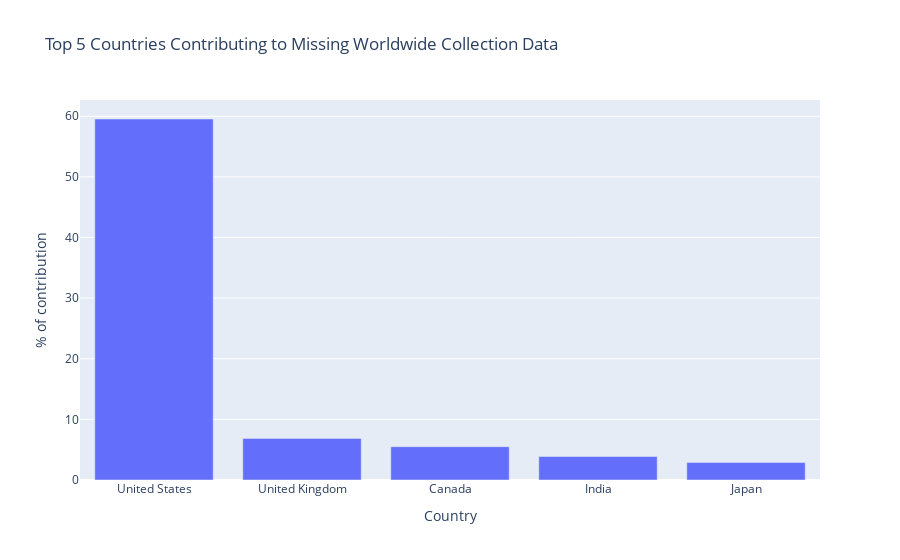

The code cell stored with this chart in its notebook:
### Markdown cell above
- So, if a row has a missing collection value, then there is extremely high chance that it's other collection values are also missing.

### Code cell
country_df = df.explode("countries_origin")
country_df.drop_duplicates(subset=['Title','Year','Duration','MPA','Rating','Votes'],
                                keep='first', inplace=True)
country_df = country_df[country_df['countries_origin'] != 'Unknown']
missing_collection_df = country_df[country_df['grossWorldWide'].isnull()]
# missing_gross_pct = missing_collection_df.dropna(subset=['countries_origin'])
missing_gross_pct = (missing_collection_df.groupby("countries_origin").size() / missing_collection_df.shape[0] * 100).sort_values(ascending = False).reset_index(name = 'missing_pct').head(5)
fig = px.bar(
    missing_gross_pct,
    x = 'countries_origin',
    y = 'missing_pct',
    labels = {'countries_origin' : 'Country', 'missing_pct' : '% of contribution'},
    title = 'Top 5 Countries Contributing to Missing Worldwide Collection Data'
)
fig.show()

### Figure 1 — Plotly figure (JSON) as saved in the notebook; plotly's stock layout.template omitted (floating-point values rounded to 4 significant figures)
{"data": [{"alignmentgroup": "True", "hovertemplate": "Country=%{x}<br>% of contribution=%{y}<extra></extra>", "legendgroup": "", "marker": {"color": "#636efa", "pattern": {"shape": ""}}, "name": "", "offsetgroup": "", "orientation": "v", "showlegend": false, "textposition": "auto", "type": "bar", "x": ["United States", "United Kingdom", "Canada", "India", "Japan"], "xaxis": "x", "y": [59.55, 6.866, 5.493, 3.87, 2.871], "yaxis": "y"}], "layout": {"autosize": true, "barmode": "relative", "legend": {"tracegroupgap": 0}, "title": {"text": "Top 5 Countries Contributing to Missing Worldwide Collection Data"}, "xaxis": {"anchor": "y", "autorange": true, "domain": [0, 1], "range": [-0.5, 4.5], "title": {"text": "Country"}, "type": "category"}, "yaxis": {"anchor": "x", "autorange": true, "domain": [0, 1], "range": [0, 62.68], "title": {"text": "% of contribution"}, "type": "linear"}}}
